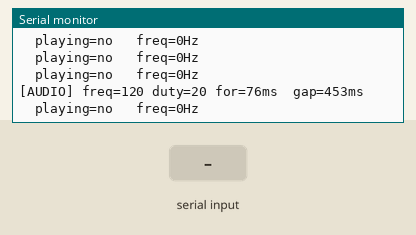
The sketch below on a simulated Arduino Uno, built with avr-gcc and run on an emulated ATmega328P. Shown: the last lines printed to the serial monitor. Inputs (shaded band) come from the test bench. Random numbers use the default seed unless the sketch sets one.

Above: at 1.2 s.
1.3 s: "i" received over Serial
2.8 s: "e" received over Serial
At 3.41 s:
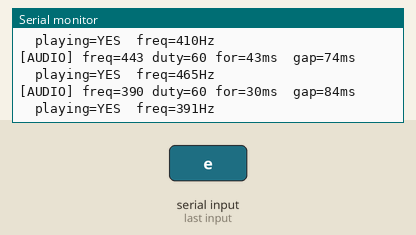
4.3 s: "a" received over Serial
At 5.21 s:
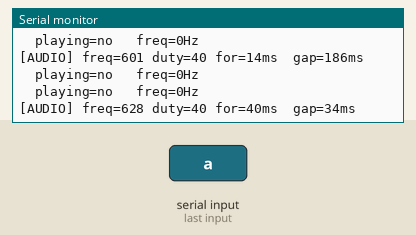
5.8 s: "f" received over Serial
At 6.61 s:
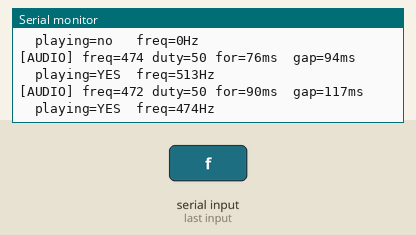
Timing chart, 0 to 8.3 s (numbered marks = the images above; inputs shaded):
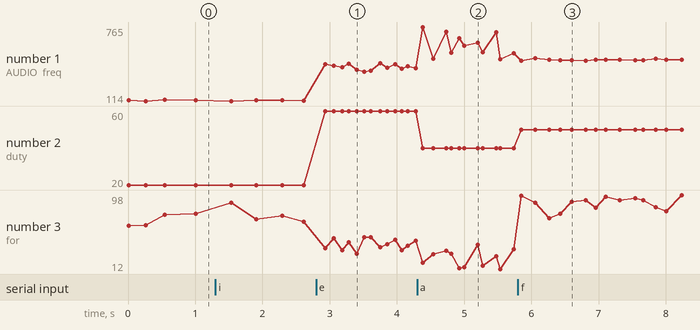

The sketch:

v1_serial_scheduler.ino
```cpp
// =============================================================================
// 09_audio_events – Variant 1: Serial print scheduler (no hardware)
// =============================================================================
// Concept: The audio event scheduler from anxious.ino without any hardware.
//
// anxious.ino generates sound as *events*: short tone bursts with gaps,
// not a continuous wave.  Each state has its own event profile.
// The scheduler has three phases:
//   Phase A: sustain active event (with tiny drift for organic feel)
//   Phase B: silent gap between events
//   Phase C: pick next event from current mood
//
// This variant prints what the scheduler *would* play, to Serial.
// Use 't', 'b', 'r' to change the active mood state.
//
// Wiring: none – open Serial Monitor at 115200 baud.
// =============================================================================

// ---- Tuning knobs -----------------------------------------------------------
constexpr uint32_t PRINT_MS = 100;  // how often to print status
// -----------------------------------------------------------------------------

enum class MoodState : uint8_t { Idle, Excited, Anxious, Friendly };

MoodState currentState = MoodState::Idle;

static uint32_t audioNextEventMs = 0;
static uint32_t audioEventEndMs  = 0;
static float    audioFreqHz      = 0.0f;
static uint8_t  audioDuty        = 0;

uint32_t lastPrintMs = 0;

float clamp01(float x) { return x < 0 ? 0 : (x > 1 ? 1 : x); }
float frand(float a, float b) { return a + (b - a) * random(0, 10000) / 10000.0f; }

void audioTick(uint32_t now) {
  // Phase A: sustain
  if (now < audioEventEndMs) {
    float drift = 1.0f + frand(-0.006f, 0.006f);
    audioFreqHz *= drift;
    return;
  }
  // Phase B: silence
  if (now < audioNextEventMs) {
    audioFreqHz = 0;
    return;
  }
  // Phase C: schedule next event
  switch (currentState) {
    case MoodState::Idle: {
      audioFreqHz = 120.0f + frand(-6.0f, 6.0f);
      audioDuty   = 20;
      audioEventEndMs  = now + (uint32_t)(55 + frand(0, 35));
      audioNextEventMs = now + (uint32_t)(260 + frand(0, 380));
      break;
    }
    case MoodState::Excited: {
      audioFreqHz = 400.0f + frand(-40.0f, 60.0f);
      audioDuty   = 60;
      audioEventEndMs  = now + (uint32_t)(30 + frand(0, 25));
      audioNextEventMs = now + (uint32_t)(80 + frand(0, 60));
      break;
    }
    case MoodState::Anxious: {
      audioFreqHz = 600.0f + frand(-120.0f, 220.0f);
      audioDuty   = 40;
      audioEventEndMs  = now + (uint32_t)(12 + frand(0, 35));
      audioNextEventMs = now + (uint32_t)(30 + frand(0, 180));
      break;
    }
    case MoodState::Friendly: {
      audioFreqHz = 480.0f + frand(-12.0f, 12.0f);
      audioDuty   = 50;
      audioEventEndMs  = now + (uint32_t)(60 + frand(0, 40));
      audioNextEventMs = now + (uint32_t)(120 + frand(0, 120));
      break;
    }
  }
  Serial.print("[AUDIO] freq="); Serial.print((int)audioFreqHz);
  Serial.print(" duty="); Serial.print(audioDuty);
  Serial.print(" for="); Serial.print(audioEventEndMs - now);
  Serial.print("ms  gap="); Serial.print(audioNextEventMs - audioEventEndMs);
  Serial.println("ms");
}

void setup() {
  Serial.begin(115200);
  randomSeed(42);
  Serial.println("09_audio_events v1 – Serial scheduler");
  Serial.println("Commands: 'i'=Idle 'e'=Excited 'a'=Anxious 'f'=Friendly");
}

void loop() {
  while (Serial.available()) {
    char c = Serial.read();
    if (c == 'i') { currentState = MoodState::Idle;     Serial.println(">> Idle"); }
    if (c == 'e') { currentState = MoodState::Excited;  Serial.println(">> Excited"); }
    if (c == 'a') { currentState = MoodState::Anxious;  Serial.println(">> Anxious"); }
    if (c == 'f') { currentState = MoodState::Friendly; Serial.println(">> Friendly"); }
  }

  uint32_t now = millis();
  audioTick(now);

  if (now - lastPrintMs >= PRINT_MS) {
    lastPrintMs = now;
    Serial.print("  playing="); Serial.print(now < audioEventEndMs ? "YES" : "no ");
    Serial.print("  freq="); Serial.print((int)audioFreqHz);
    Serial.println("Hz");
  }
}
```

Measured:
- after the input at 2.8 s, the serial monitor: prints a new line at once (image 1)
- after the input at 4.3 s, the serial monitor: prints a new line at once (image 2)
- after the input at 5.8 s, the serial monitor: prints a new line at once (image 3)
- plotted number 1: 116 → 402 after the input at 2.8 s, 402 → 534 after the input at 4.3 s, 534 → 475 after the input at 5.8 s
- plotted number 2: 20 → 60 after the input at 2.8 s, 60 → 40 after the input at 4.3 s, 40 → 50 after the input at 5.8 s
- plotted number 3: 67 → 45 after the input at 2.8 s, 35 → 98 after the input at 5.8 s
